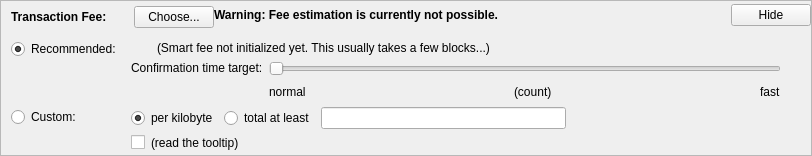
    <widget class="QFrame" name="frameFee">
     <property name="sizePolicy">
      <sizepolicy hsizetype="Expanding" vsizetype="Expanding">
       <horstretch>0</horstretch>
       <verstretch>0</verstretch>
      </sizepolicy>
     </property>
     <property name="maximumSize">
      <size>
       <width>16777215</width>
       <height>16777215</height>
      </size>
     </property>
     <property name="frameShape">
      <enum>QFrame::StyledPanel</enum>
     </property>
     <property name="frameShadow">
      <enum>QFrame::Sunken</enum>
     </property>
     <layout class="QVBoxLayout" name="verticalLayoutFee1">
      <property name="spacing">
       <number>0</number>
      </property>
      <property name="leftMargin">
       <number>0</number>
      </property>
      <property name="topMargin">
       <number>0</number>
      </property>
      <property name="rightMargin">
       <number>0</number>
      </property>
      <property name="bottomMargin">
       <number>0</number>
      </property>
      <item>
       <layout class="QVBoxLayout" name="verticalLayoutFee2" stretch="0,0,0">
        <property name="spacing">
         <number>0</number>
        </property>
        <property name="leftMargin">
         <number>10</number>
        </property>
        <property name="topMargin">
         <number>0</number>
        </property>
        <item>
         <layout class="QHBoxLayout" name="horizontalLayoutFee1">
          <property name="bottomMargin">
           <number>0</number>
          </property>
          <item>
           <layout class="QVBoxLayout" name="verticalLayoutFee7">
            <property name="spacing">
             <number>0</number>
            </property>
            <item>
             <spacer name="verticalSpacerSmartFee">
              <property name="orientation">
               <enum>Qt::Vertical</enum>
              </property>
              <property name="sizeType">
               <enum>QSizePolicy::Fixed</enum>
              </property>
              <property name="sizeHint" stdset="0">
               <size>
                <width>1</width>
                <height>5</height>
               </size>
              </property>
             </spacer>
            </item>
            <item>
             <layout class="QHBoxLayout" name="horizontalLayoutSmartFee">
              <property name="spacing">
               <number>10</number>
              </property>
              <item>
               <widget class="QLabel" name="labelFeeHeadline">
                <property name="sizePolicy">
                 <sizepolicy hsizetype="Preferred" vsizetype="Maximum">
                  <horstretch>0</horstretch>
                  <verstretch>0</verstretch>
                 </sizepolicy>
                </property>
                <property name="font">
                 <font>
                  <weight>75</weight>
                  <bold>true</bold>
                 </font>
                </property>
                <property name="styleSheet">
                 <string notr="true">font-weight:bold;</string>
                </property>
                <property name="text">
                 <string>Transaction Fee:</string>
                </property>
               </widget>
              </item>
              <item>
               <widget class="QLabel" name="labelFeeMinimized">
                <property name="text">
                 <string/>
                </property>
               </widget>
              </item>
              <item>
               <widget class="QPushButton" name="buttonChooseFee">
                <property name="text">
                 <string>Choose...</string>
                </property>
               </widget>
              </item>
             </layout>
            </item>
            <item>
             <spacer name="verticalSpacer_5">
              <property name="orientation">
               <enum>Qt::Vertical</enum>
              </property>
              <property name="sizeHint" stdset="0">
               <size>
                <width>1</width>
                <height>1</height>
               </size>
              </property>
             </spacer>
            </item>
           </layout>
          </item>
          <item>
           <widget class="QLabel" name="fallbackFeeWarningLabel">
            <property name="font">
             <font>
              <weight>75</weight>
              <bold>true</bold>
             </font>
            </property>
            <property name="toolTip">
             <string>Using the fallbackfee can result in sending a transaction that will take several hours or days (or never) to confirm. Consider choosing your fee manually or wait until your have validated the complete chain.</string>
            </property>
            <property name="text">
             <string>Warning: Fee estimation is currently not possible.</string>
            </property>
            <property name="wordWrap">
             <bool>false</bool>
            </property>
           </widget>
          </item>
          <item>
           <spacer name="horizontalSpacer_4">
            <property name="orientation">
             <enum>Qt::Horizontal</enum>
            </property>
            <property name="sizeType">
             <enum>QSizePolicy::MinimumExpanding</enum>
            </property>
            <property name="sizeHint" stdset="0">
             <size>
              <width>40</width>
              <height>20</height>
             </size>
            </property>
           </spacer>
          </item>
          <item>
           <widget class="QPushButton" name="buttonMinimizeFee">
            <property name="toolTip">
             <string>collapse fee-settings</string>
            </property>
            <property name="text">
             <string>Hide</string>
            </property>
           </widget>
          </item>
         </layout>
        </item>
        <item>
         <widget class="QFrame" name="frameFeeSelection">
          <layout class="QVBoxLayout" name="verticalLayoutFee12">
           <property name="spacing">
            <number>0</number>
           </property>
           <property name="leftMargin">
            <number>0</number>
           </property>
           <property name="topMargin">
            <number>0</number>
           </property>
           <property name="rightMargin">
            <number>0</number>
           </property>
           <property name="bottomMargin">
            <number>0</number>
           </property>
           <item>
            <layout class="QGridLayout" name="gridLayoutFee">
             <property name="topMargin">
              <number>10</number>
             </property>
             <property name="bottomMargin">
              <number>4</number>
             </property>
             <property name="horizontalSpacing">
              <number>10</number>
             </property>
             <property name="verticalSpacing">
              <number>4</number>
             </property>
             <item row="1" column="1">
              <layout class="QVBoxLayout" name="verticalLayoutFee8">
               <property name="spacing">
                <number>6</number>
               </property>
               <item>
                <layout class="QHBoxLayout" name="horizontalLayoutFee13">
                 <item>
                  <widget class="QRadioButton" name="radioCustomPerKilobyte">
                   <property name="toolTip">
                    <string>If the custom fee is set to 1000 satoshis and the transaction is only 250 bytes, then &quot;per kilobyte&quot; only pays 250 satoshis in fee, while &quot;total at least&quot; pays 1000 satoshis. For transactions bigger than a kilobyte both pay by kilobyte.</string>
                   </property>
                   <property name="text">
                    <string>per kilobyte</string>
                   </property>
                   <property name="checked">
                    <bool>true</bool>
                   </property>
                   <attribute name="buttonGroup">
                    <string notr="true">groupCustomFee</string>
                   </attribute>
                  </widget>
                 </item>
                 <item>
                  <widget class="QRadioButton" name="radioCustomAtLeast">
                   <property name="toolTip">
                    <string>If the custom fee is set to 1000 satoshis and the transaction is only 250 bytes, then &quot;per kilobyte&quot; only pays 250 satoshis in fee, while &quot;total at least&quot; pays 1000 satoshis. For transactions bigger than a kilobyte both pay by kilobyte.</string>
                   </property>
                   <property name="text">
                    <string>total at least</string>
                   </property>
                   <attribute name="buttonGroup">
                    <string notr="true">groupCustomFee</string>
                   </attribute>
                  </widget>
                 </item>
                 <item>
                  <widget class="PrivoraAmountField" name="customFee"/>
                 </item>
                 <item>
                  <spacer name="horizontalSpacer_6">
                   <property name="orientation">
                    <enum>Qt::Horizontal</enum>
                   </property>
                   <property name="sizeHint" stdset="0">
                    <size>
                     <width>1</width>
                     <height>1</height>
                    </size>
                   </property>
                  </spacer>
                 </item>
                </layout>
               </item>
               <item>
                <layout class="QHBoxLayout" name="horizontalLayoutFee8">
                 <item>
                  <widget class="QCheckBox" name="checkBoxMinimumFee">
                   <property name="toolTip">
                    <string>Paying only the minimum fee is just fine as long as there is less transaction volume than space in the blocks. But be aware that this can end up in a never confirming transaction once there is more demand for Privora transactions than the network can process.</string>
                   </property>
                   <property name="text">
                    <string/>
                   </property>
                  </widget>
                 </item>
                 <item>
                  <widget class="QLabel" name="labelMinFeeWarning">
                   <property name="enabled">
                    <bool>true</bool>
                   </property>
                   <property name="toolTip">
                    <string>Paying only the minimum fee is just fine as long as there is less transaction volume than space in the blocks. But be aware that this can end up in a never confirming transaction once there is more demand for Privora transactions than the network can process.</string>
                   </property>
                   <property name="text">
                    <string>(read the tooltip)</string>
                   </property>
                   <property name="margin">
                    <number>5</number>
                   </property>
                  </widget>
                 </item>
                 <item>
                  <spacer name="horizontalSpacer_2">
                   <property name="orientation">
                    <enum>Qt::Horizontal</enum>
                   </property>
                   <property name="sizeHint" stdset="0">
                    <size>
                     <width>1</width>
                     <height>1</height>
                    </size>
                   </property>
                  </spacer>
                 </item>
                </layout>
               </item>
              </layout>
             </item>
             <item row="0" column="0">
              <layout class="QVBoxLayout" name="verticalLayoutFee4" stretch="0,1">
               <item>
                <widget class="QRadioButton" name="radioSmartFee">
                 <property name="text">
                  <string>Recommended:</string>
                 </property>
                 <property name="checked">
                  <bool>true</bool>
                 </property>
                 <attribute name="buttonGroup">
                  <string notr="true">groupFee</string>
                 </attribute>
                </widget>
               </item>
               <item>
                <spacer name="verticalSpacer_2">
                 <property name="orientation">
                  <enum>Qt::Vertical</enum>
                 </property>
                 <property name="sizeHint" stdset="0">
                  <size>
                   <width>1</width>
                   <height>1</height>
                  </size>
                 </property>
                </spacer>
               </item>
              </layout>
             </item>
             <item row="1" column="0">
              <layout class="QVBoxLayout" name="verticalLayoutFee9" stretch="0,1">
               <item>
                <widget class="QRadioButton" name="radioCustomFee">
                 <property name="text">
                  <string>Custom:</string>
                 </property>
                 <attribute name="buttonGroup">
                  <string notr="true">groupFee</string>
                 </attribute>
                </widget>
               </item>
               <item>
                <spacer name="verticalSpacer_6">
                 <property name="orientation">
                  <enum>Qt::Vertical</enum>
                 </property>
                 <property name="sizeHint" stdset="0">
                  <size>
                   <width>1</width>
                   <height>1</height>
                  </size>
                 </property>
                </spacer>
               </item>
              </layout>
             </item>
             <item row="0" column="1">
              <layout class="QVBoxLayout" name="verticalLayoutFee3" stretch="0,0,1">
               <property name="spacing">
                <number>6</number>
               </property>
               <property name="topMargin">
                <number>2</number>
               </property>
               <item>
                <layout class="QHBoxLayout" name="horizontalLayoutFee12">
                 <item>
                  <widget class="QLabel" name="labelSmartFee">
                   <property name="text">
                    <string/>
                   </property>
                   <property name="margin">
                    <number>2</number>
                   </property>
                  </widget>
                 </item>
                 <item>
                  <widget class="QLabel" name="labelFeeEstimation">
                   <property name="text">
                    <string/>
                   </property>
                  </widget>
                 </item>
                 <item>
                  <widget class="QLabel" name="labelSmartFee2">
                   <property name="text">
                    <string>(Smart fee not initialized yet. This usually takes a few blocks...)</string>
                   </property>
                   <property name="margin">
                    <number>2</number>
                   </property>
                  </widget>
                 </item>
                 <item>
                  <spacer name="horizontalSpacer_5">
                   <property name="orientation">
                    <enum>Qt::Horizontal</enum>
                   </property>
                   <property name="sizeHint" stdset="0">
                    <size>
                     <width>1</width>
                     <height>1</height>
                    </size>
                   </property>
                  </spacer>
                 </item>
                </layout>
               </item>
               <item>
                <layout class="QHBoxLayout" name="horizontalLayoutFee9">
                 <item>
                  <layout class="QVBoxLayout" name="verticalLayoutFee6">
                   <item>
                    <widget class="QLabel" name="labelSmartFee3">
                     <property name="text">
                      <string>Confirmation time target:</string>
                     </property>
                     <property name="margin">
                      <number>2</number>
                     </property>
                    </widget>
                   </item>
                   <item>
                    <spacer name="verticalSpacer_3">
                     <property name="orientation">
                      <enum>Qt::Vertical</enum>
                     </property>
                     <property name="sizeHint" stdset="0">
                      <size>
                       <width>1</width>
                       <height>1</height>
                      </size>
                     </property>
                    </spacer>
                   </item>
                  </layout>
                 </item>
                 <item>
                  <layout class="QVBoxLayout" name="verticalLayoutFee5">
                   <property name="rightMargin">
                    <number>30</number>
                   </property>
                   <item>
                    <widget class="QSlider" name="sliderSmartFee">
                     <property name="minimum">
                      <number>0</number>
                     </property>
                     <property name="maximum">
                      <number>23</number>
                     </property>
                     <property name="pageStep">
                      <number>1</number>
                     </property>
                     <property name="value">
                      <number>0</number>
                     </property>
                     <property name="orientation">
                      <enum>Qt::Horizontal</enum>
                     </property>
                     <property name="invertedAppearance">
                      <bool>false</bool>
                     </property>
                     <property name="invertedControls">
                      <bool>false</bool>
                     </property>
                     <property name="tickPosition">
                      <enum>QSlider::NoTicks</enum>
                     </property>
                    </widget>
                   </item>
                   <item>
                    <layout class="QHBoxLayout" name="horizontalLayoutFee10">
                     <item>
                      <widget class="QLabel" name="labelSmartFeeNormal">
                       <property name="text">
                        <string>normal</string>
                       </property>
                      </widget>
                     </item>
                     <item>
                      <spacer name="horizontalSpacer_7">
                       <property name="orientation">
                        <enum>Qt::Horizontal</enum>
                       </property>
                       <property name="sizeHint" stdset="0">
                        <size>
                         <width>40</width>
                         <height>20</height>
                        </size>
                       </property>
                      </spacer>
                     </item>
                     <item>
                      <widget class="QLabel" name="confirmationTargetLabel">
                       <property name="text">
                        <string notr="true">(count)</string>
                       </property>
                      </widget>
                     </item>
                     <item>
                      <spacer name="horizontalSpacer_3">
                       <property name="orientation">
                        <enum>Qt::Horizontal</enum>
                       </property>
                       <property name="sizeHint" stdset="0">
                        <size>
                         <width>40</width>
                         <height>20</height>
                        </size>
                       </property>
                      </spacer>
                     </item>
                     <item>
                      <widget class="QLabel" name="labelSmartFeeFast">
                       <property name="text">
                        <string>fast</string>
                       </property>
                      </widget>
                     </item>
                    </layout>
                   </item>
                  </layout>
                 </item>
                </layout>
               </item>
               <item>
                <spacer name="verticalSpacer_4">
                 <property name="orientation">
                  <enum>Qt::Vertical</enum>
                 </property>
                 <property name="sizeHint" stdset="0">
                  <size>
                   <width>1</width>
                   <height>1</height>
                  </size>
                 </property>
                </spacer>
               </item>
              </layout>
             </item>
            </layout>
           </item>
          </layout>
         </widget>
        </item>
        <item>
         <spacer name="verticalSpacerFee">
          <property name="orientation">
           <enum>Qt::Vertical</enum>
          </property>
          <property name="sizeHint" stdset="0">
           <size>
            <width>800</width>
            <height>1</height>
           </size>
          </property>
         </spacer>
        </item>
       </layout>
      </item>
     </layout>
    </widget>
